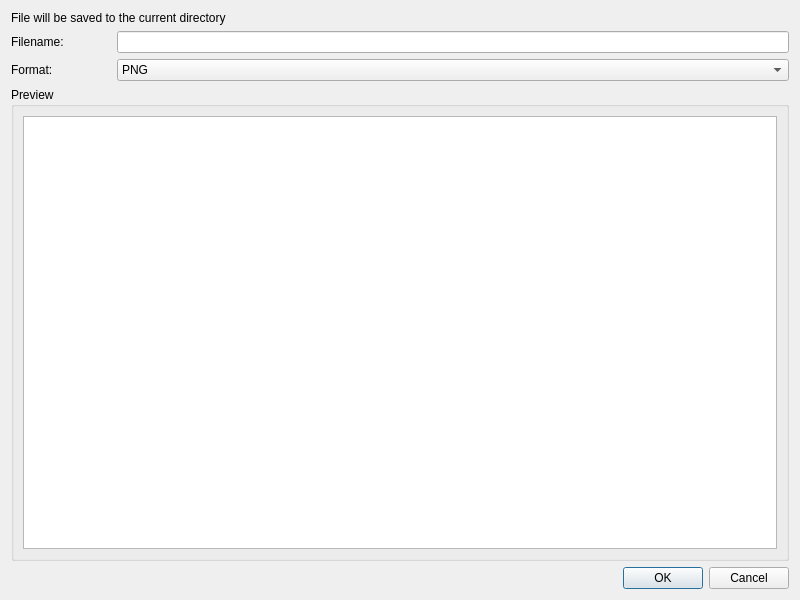
<?xml version="1.0" encoding="UTF-8"?>
<ui version="4.0">
 <class>export_plot</class>
 <widget class="QDialog" name="export_plot">
  <property name="geometry">
   <rect>
    <x>0</x>
    <y>0</y>
    <width>800</width>
    <height>600</height>
   </rect>
  </property>
  <property name="windowTitle">
   <string>Export plot</string>
  </property>
  <layout class="QVBoxLayout" name="verticalLayout">
   <item>
    <layout class="QVBoxLayout" name="verticalLayout_3">
     <item>
      <widget class="QLabel" name="label_3">
       <property name="text">
        <string>File will be saved to the current directory</string>
       </property>
      </widget>
     </item>
    </layout>
   </item>
   <item>
    <layout class="QGridLayout" name="gridLayout">
     <item row="2" column="1">
      <widget class="QComboBox" name="formatCombo">
       <property name="sizePolicy">
        <sizepolicy hsizetype="Expanding" vsizetype="Fixed">
         <horstretch>0</horstretch>
         <verstretch>0</verstretch>
        </sizepolicy>
       </property>
       <property name="minimumSize">
        <size>
         <width>150</width>
         <height>0</height>
        </size>
       </property>
       <property name="maximumSize">
        <size>
         <width>16777215</width>
         <height>16777215</height>
        </size>
       </property>
       <item>
        <property name="text">
         <string>PNG</string>
        </property>
       </item>
       <item>
        <property name="text">
         <string>JPG</string>
        </property>
       </item>
       <item>
        <property name="text">
         <string>PDF</string>
        </property>
       </item>
       <item>
        <property name="text">
         <string>Encapsulated Postscript (EPS)</string>
        </property>
       </item>
       <item>
        <property name="text">
         <string>Postscript (PS)</string>
        </property>
       </item>
       <item>
        <property name="text">
         <string>Enhanced Metafile (EMF)</string>
        </property>
       </item>
      </widget>
     </item>
     <item row="2" column="0">
      <widget class="QLabel" name="label_2">
       <property name="minimumSize">
        <size>
         <width>80</width>
         <height>0</height>
        </size>
       </property>
       <property name="text">
        <string>Format:</string>
       </property>
      </widget>
     </item>
     <item row="0" column="0">
      <widget class="QLabel" name="label">
       <property name="minimumSize">
        <size>
         <width>100</width>
         <height>0</height>
        </size>
       </property>
       <property name="text">
        <string>Filename:</string>
       </property>
      </widget>
     </item>
     <item row="0" column="1">
      <widget class="QLineEdit" name="filenameEdit"/>
     </item>
    </layout>
   </item>
   <item>
    <widget class="QGroupBox" name="groupBox">
     <property name="title">
      <string>Preview</string>
     </property>
     <layout class="QVBoxLayout" name="verticalLayout_2">
      <item>
       <widget class="QGraphicsView" name="graphicsView"/>
      </item>
     </layout>
    </widget>
   </item>
   <item>
    <widget class="QDialogButtonBox" name="buttonBox">
     <property name="orientation">
      <enum>Qt::Horizontal</enum>
     </property>
     <property name="standardButtons">
      <set>QDialogButtonBox::Cancel|QDialogButtonBox::Ok</set>
     </property>
    </widget>
   </item>
  </layout>
 </widget>
 <resources/>
 <connections>
  <connection>
   <sender>buttonBox</sender>
   <signal>rejected()</signal>
   <receiver>export_plot</receiver>
   <slot>reject()</slot>
   <hints>
    <hint type="sourcelabel">
     <x>316</x>
     <y>260</y>
    </hint>
    <hint type="destinationlabel">
     <x>286</x>
     <y>274</y>
    </hint>
   </hints>
  </connection>
  <connection>
   <sender>buttonBox</sender>
   <signal>accepted()</signal>
   <receiver>export_plot</receiver>
   <slot>accept()</slot>
   <hints>
    <hint type="sourcelabel">
     <x>248</x>
     <y>254</y>
    </hint>
    <hint type="destinationlabel">
     <x>157</x>
     <y>274</y>
    </hint>
   </hints>
  </connection>
 </connections>
</ui>
